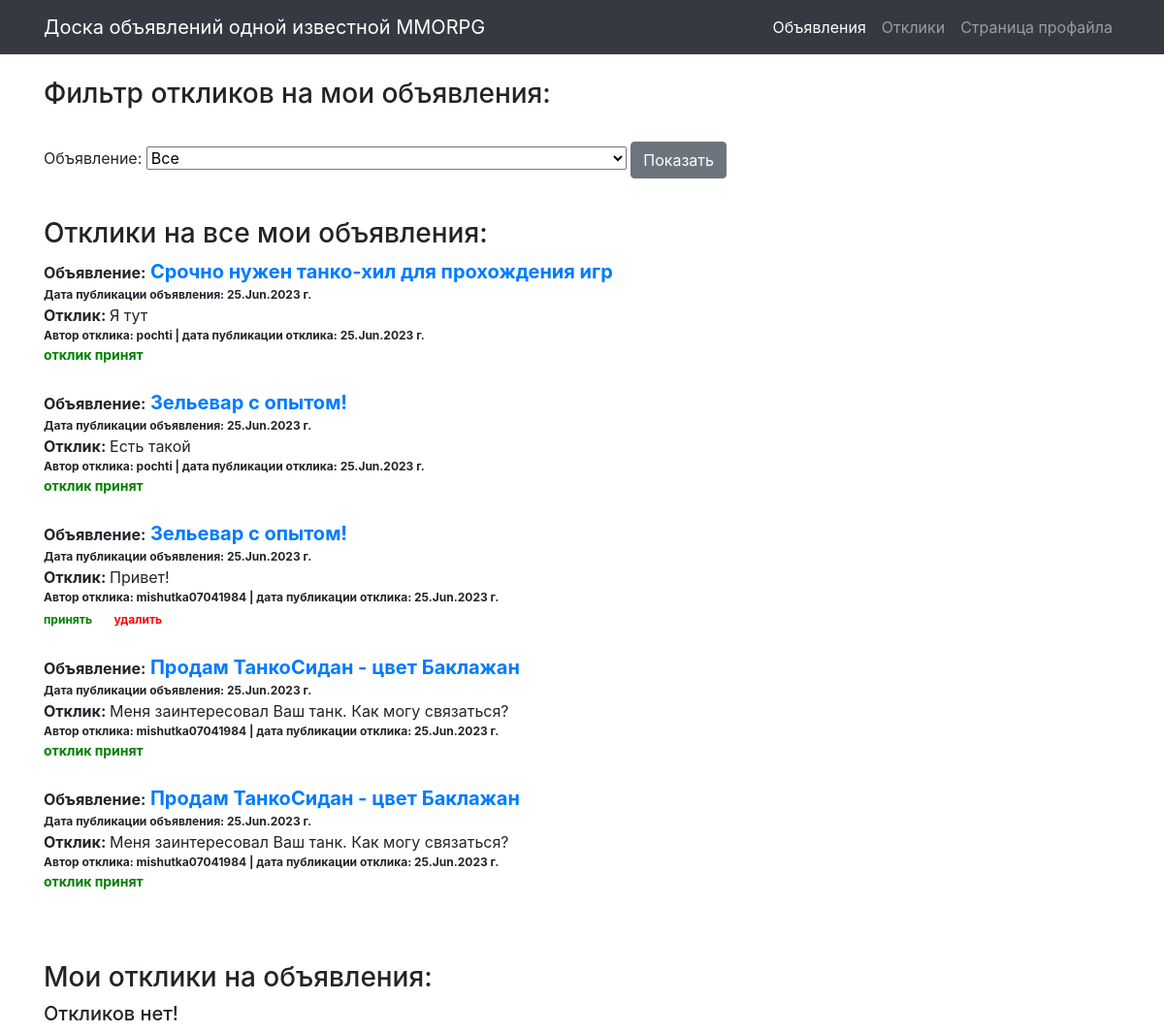
The app's page /responses (signed in) with its own data.
### board/models.py (models this page shows)
class Response(models.Model):
    author = models.ForeignKey(User, on_delete=models.CASCADE)
    post = models.ForeignKey(Post, on_delete=models.CASCADE)
    text = models.TextField(verbose_name='Текст')
    status = models.BooleanField(default=False)
    dateCreation = models.DateTimeField(auto_now_add=True)

class Post(models.Model):
    author = models.ForeignKey(User, on_delete=models.CASCADE)
    CAT = (('tanks', 'Танки'),
           ('healers', 'Хилы'),
           ('damage_dealers', 'ДД'),
           ('dealers', 'Торговцы'),
           ('gildmasters', 'Гилдмастеры'),
           ('quest_givers', 'Квестгиверы'),
           ('blacksmiths', 'Кузнецы'),
           ('tanners', 'Кожевники'),
           ('potion_makers', 'Зельевары'),
           ('spell_masters', 'Мастера заклинаний'))
    category = models.CharField(max_length=15, choices=CAT, verbose_name='Категория')
    dateCreation = models.DateTimeField(auto_now_add=True)
    title = models.CharField(max_length=256, verbose_name='Название')
    text = RichTextField()

### board/views.py (the view, shortened to what this page needs)
# urls.py: path('responses', Responses.as_view(), name='responses'),
class Responses(LoginRequiredMixin, ListView):
    model = Response
    template_name = 'responses.html'
    context_object_name = 'responses'
    def get_context_data(self, **kwargs):
        context = super(Responses, self).get_context_data(**kwargs)
        global title
        """
        Далее в условии - если пользователь попал на страницу через ссылку из письма, в которой содержится
        ID поста для фильтра - фильтр работает по этому ID
        """
        if self.kwargs.get('pk') and Post.objects.filter(id=self.kwargs.get('pk')).exists():
            title = str(Post.objects.get(id=self.kwargs.get('pk')).title)
            print(title)
        context['form'] = ResponsesFilterForm(self.request.user, initial={'title': title})
        context['title'] = title
        if title:
            post_id = Post.objects.get(title=title)
            context['filter_responses'] = list(Response.objects.filter(post_id=post_id).order_by('-dateCreation'))
            context['response_post_id'] = post_id.id
        else:
            context['filter_responses'] = list(Response.objects.filter(post_id__author_id=self.request.user).order_by('-dateCreation'))
        context['myresponses'] = list(Response.objects.filter(author_id=self.request.user).order_by('-dateCreation'))
        return context

### board/forms.py
class ResponsesFilterForm(forms.Form):
    def __init__(self, user, *args, **kwargs):
        super(ResponsesFilterForm, self).__init__(*args, **kwargs)
        self.fields['title'] = forms.ModelChoiceField(
            label='Объявление',
            queryset=Post.objects.filter(author_id=user.id).order_by('-dateCreation').values_list('title', flat=True),
            empty_label="Все",
            required=False
        )

### templates/responses.html (shortened to what this page needs)
{% extends 'default.html' %}
{% load bootstrap4 %}
{% block content %}
    <br>
    <h3>Фильтр откликов на мои объявления:</h3><br>
	<form method="POST">
        {{ form }}
		<input class="btn btn-secondary" type="submit" value="Показать">
	</form><br>
    {% if title %}
        <h3>Oтклики на мое объявление</h3>
        <a href="/post/{{ response_post_id }}" style="font-size: 20px;"><b>{{ title }}:</b></a><br>
        {% if filter_responses %}
            {% for response in filter_responses %}
                <a><b>Отклик: </b></a>{{ response.text }}<br>
                <span style="font-size: 12px;"><b>Автор отклика: {{ response.author.username }} |
                    дата публикации отклика: {{ response.dateCreation|date:'d.M.Y' }} г.</b></span><br>
                {% if response.status == False %}
                    <a href="/response/accept/{{ response.id }}" style="font-size: 12px; color:green"><b>принять</b></a>
                    <a>&nbsp;&nbsp;&nbsp;</a>
                    <a href="/response/delete/{{ response.id }}" style="font-size: 12px; color:red"><b>удалить</b></a>
                {% else %}
                    <a style="font-size: 14px; color:green"><b>отклик принят</b></a>
                {% endif %}
                <br><br>
            {% endfor %}
        {% else %}
            <br>
            <h5>Откликов нет!</h5>
        {% endif %}
    {% else %}
        <h3>Oтклики на все мои объявления:</h3>
        {% if filter_responses %}
            {% for response in filter_responses %}
                <a><b>Объявление:</b></a>
                <a href="/post/{{ response.post_id }}" style="font-size: 20px;"><b>{{ response.post.title }}</b></a><br>
                <span style="font-size: 12px;"><b>Дата публикации объявления: {{ response.post.dateCreation|date:'d.M.Y' }} г.</b>
                </span><br>
                <a><b>Отклик: </b></a>{{ response.text }}<br>
                <span style="font-size: 12px;"><b>Автор отклика: {{ response.author.username }} |
                    дата публикации отклика: {{ response.dateCreation|date:'d.M.Y' }} г.</b></span><br>
                {% if response.status == False %}
                    <a href="/response/accept/{{ response.id }}" style="font-size: 12px; color:green"><b>принять</b></a>
                    <a>&nbsp;&nbsp;&nbsp;</a>
                    <a href="/response/delete/{{ response.id }}" style="font-size: 12px; color:red"><b>удалить</b></a>
                {% else %}
                    <a style="font-size: 14px; color:green"><b>отклик принят</b></a>
                {% endif %}
                <br><br>
            {% endfor %}
        {% else %}
            <h5>Откликов нет!</h5>
        {% endif %}
    {% endif %}
    <br><br>
    <h3>Мои отклики на объявления:</h3>
    {% if myresponses %}
        {% for response in myresponses %}
            <a><b>Объявление:</b></a>
            <a href="/post/{{ response.post_id }}" style="font-size: 20px;"><b>{{ response.post.title }}</b></a><br>
            <span style="font-size: 12px;"><b>Автор объявления:  {{ response.post.author.username }} |
                дата публикации объявления: {{ response.post.dateCreation|date:'d.M.Y' }} г.</b></span><br>
            <a><b>Мой отклик:</b></a>
            {{ response.text }}<br>
            <span style="font-size: 12px;"><b>Дата публикации отклика: {{ response.dateCreation|date:'d.M.Y' }} г.</b></span><br>
            {% if response.status == True %}
                <a style="font-size: 14px; color:green"><b>Автор объявления принял отклик!</b></a>
            {% else %}
                <a style="font-size: 14px; color:red"><b>Автор объявления пока не принял отклик!</b></a>
            {% endif %}
        <br><br>
        {% endfor %}
    {% else %}
        <h5>Откликов нет!</h5>
    {% endif %}
{% endblock content %}

### records on screen
Response: post "Срочно нужен танко-хил для прохождения игр", post.dateCreation "25.Jun.2023", text "Я тут", author.username "pochti", dateCreation "25.Jun.2023", status "отклик принят"
Response: post "Зельевар с опытом!", post.dateCreation "25.Jun.2023", text "Есть такой", author.username "pochti", dateCreation "25.Jun.2023", status "отклик принят"
Response: post "Зельевар с опытом!", post.dateCreation "25.Jun.2023", text "Привет!", author.username "mishutka07041984", dateCreation "25.Jun.2023"
Response: post "Продам ТанкоСидан - цвет Баклажан", post.dateCreation "25.Jun.2023", text "Меня заинтересовал Ваш танк. Как могу связаться?", author.username "mishutka07041984", dateCreation "25.Jun.2023", status "отклик принят"
Response: post "Продам ТанкоСидан - цвет Баклажан", post.dateCreation "25.Jun.2023", text "Меня заинтересовал Ваш танк. Как могу связаться?", author.username "mishutka07041984", dateCreation "25.Jun.2023", status "отклик принят"
